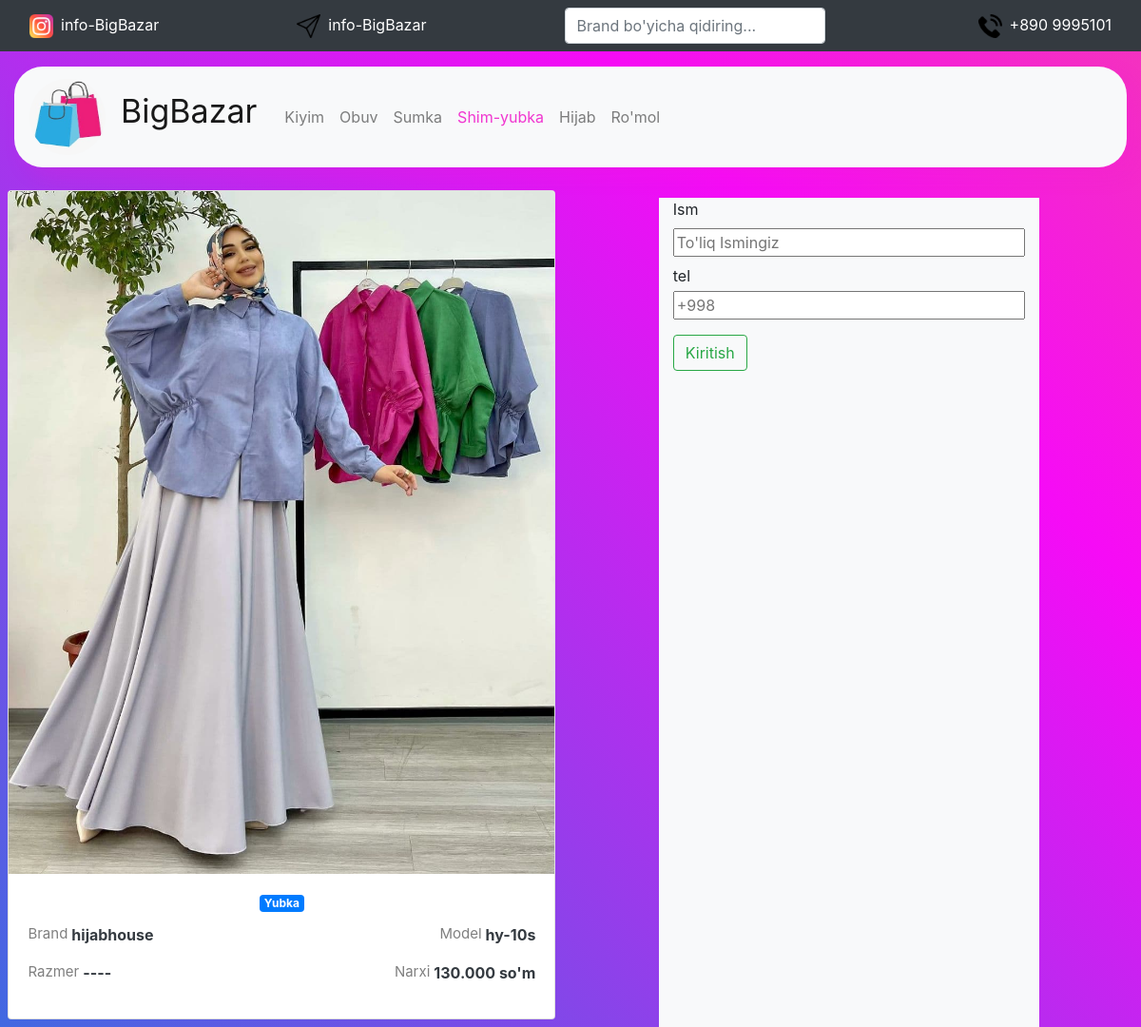
The app's page /treasure/9 with its own data.
### ecom/models.py (models this page shows)
class Treasure(models.Model):
    class Meta:
        db_table = "Treasure"
    category = models.CharField(max_length=45, default='Treasure')
    brand = models.CharField(max_length=15, null=False, blank=True)
    model = models.CharField(max_length=15, blank=True)
    razmer = models.CharField(max_length=10, blank=True)
    price = models.CharField(max_length=15, blank=True)
    image = models.ImageField(upload_to=getpath)

### ecom/views.py (the view)
# urls.py: path('treasure/<int:pk>', t_detail, name="t-detail"),
def t_detail(request, pk):
    treasure = Treasure.objects.get(pk=pk)
    content = {"treasure": treasure}
    if request.POST:
        order(request, product=treasure)
        return render(request, "t-detail.html", content)
    return render(request, "t-detail.html", content)

### ecom/templates/t-detail.html (shortened to what this page needs)
{% load static %}
<!DOCTYPE html>
<html lang="en">
<head>
    <link rel="stylesheet" href="{% static 'css/decs.css' %}">
    <link rel="stylesheet" href="{% static 'bootcss/bootstrap.css' %}">
</head>
<body id="body">
<nav class="navbar navbar-dark bg-dark">
  <div class="container-fluid">
      <a href="https://www.instagram.com/bigbazaar.uz/?hl=en" class="flex-parent text-dark ">
        <div class=""><img id="insta" class="" src="{% static 'images/instagram.png' %}" alt="image"></div>
        <div class="ml-2 text-white">info-BigBazar</div>
    </a>
    <a href="https://t.me/Mansuroffakhad" class="flex-parent text-dark">
        <div class=""><img id="insta" class="" src="{% static 'images/send.png' %}" alt="image"></div>
        <div class="ml-2 text-white">info-BigBazar</div>
      </a>
      <form class="d-flex input-group w-auto">
      <input
        type="search"
        class="form-control rounded"
        placeholder="Brand bo'yicha qidiring..."
        aria-label="Search"
        aria-describedby="search-addon"
      />
    </form>
      <div class="flex-parent ml-3">
        <div class=""><img id="insta" class="" src="{% static 'images/telephone-call.png' %}" alt="image"></div>
        <div class="ml-2 text-white">+890 9995101</div>
      </div>
  </div>
</nav>
<div class="container">
    <div id="navbar" style="border-radius: 30px" class="navbar navbar-expand-md navbar-light bg-light mt-3">
        <a href="{% url 'home' %}" id="logo" class="navbar-brand">
            <div><img class="logo" src="{% static 'images/mylogo.jpg' %}" alt=""></div>
            <div class="logo_name mt-2 ml-3">BigBazar</div>
        </a>
        <div class="collapse navbar-collapse ml-5" id="menu">
            <ul class="navbar-nav justify-content-end">
                <li class="nav-item"><a href="{% url 'dress' %}"  class="nav-link">Kiyim</a></li>
                <li class="nav-item"><a href="{% url 'shoe' %}" class="nav-link">Obuv</a></li>
                <li class="nav-item"><a href="{% url 'bag' %}" class="nav-link" >Sumka</a></li>
                <li class="nav-item"><a href="{% url 'treasure' %}" style="color: rgba(239, 32, 203, 0.9)" class="nav-link" >Shim-yubka</a></li>
                <li class="nav-item"><a href="{% url 'hijab' %}" class="nav-link" >Hijab</a></li>
                <li class="nav-item"><a href="{% url 'romol' %}" class="nav-link">Ro'mol</a></li>
            </ul>
        </div>
    </div>
    <div class="row   align-content-md-start mt-3">
            <div class="card mb-2 mt-2" >
                <img class="card-img-top" src="{{ treasure.image.url }}" alt="Card image cap">
                <div class="card-body">
                    <h6 class="text-center"><span class="badge badge-primary">{{ treasure.category }}</span></h6>
                    <div class="flex-parent justify-content-between">
                <p style="font-size: 15px" class="text-black-50 flex-parent mt-1">
                    Brand <strong style="font-size: 16px" class="text-dark ml-1">{{treasure.brand}}</strong>
                </p>
                <p style="font-size: 15px" class="text-black-50 flex-parent mt-1">
                    Model <b style="font-size: 16px" class="text-dark ml-1">{{treasure.model}}</b>
                </p>
                </div>
                <div class="flex-parent justify-content-between">
                <p style="font-size: 15px" class="text-black-50 flex-parent ">
                    Razmer <strong style="font-size: 16px" class="text-dark ml-1">{{treasure.razmer}}</strong>
                </p>
                <p style="font-size: 15px" class="text-black-50 flex-parent ">
                    Narxi <b style="font-size: 16px" class="text-dark ml-1">{{treasure.price}}</b>
                </p>
                </div>
                </div>
            </div>
        <div class="col-md-4 offset-1 mr-2 bg-light mt-3">
        <form  action="" method="post">
        <label  for="name">Ism</label>
        <input required class="input-group" id="name" name="ism" placeholder="To'liq Ismingiz" type="text">
        <label class="mb-1 mt-2"  for="tel">tel</label>
        <input  class="input-group" required  id="tel" name="telefon" type="text" placeholder="+998 ">
        <button class="btn btn-outline-success mt-3 mb-2"  type="submit">Kiritish</button>
    </form>
        </div>
    </div>
</div>
</body>
</html>

### static/css/decs.css (style rules this page uses)
#body { background-image: linear-gradient( 45deg, royalblue, #f60bf6, #f17c58, #27DBB1, #FFDC18, #FF3706); height: 100%; background-size: 600%, 100%; background-attachment: fixed; animation: gradient 16s linear infinite; animation-direction: alternate; margin: 0; }
.flex-parent { display: flex; color: white; }
#insta { width: 25px ; height: 25px; }
.container { width: 1600px; }
a { text-decoration: green; color: black; }
.d-flex { width: 40%; }
.logo { width: 80px; height: 80px; border-radius: 50%; }
.logo_name { font-size: 34px; }
#logo { display: flex; }
#navbar { box-shadow: 10px 10px 20px rgba(239, 32, 203, 0.2) }
.card { width: 23.5%; margin: 0 0.7%; }
@media (min-width: 776.1px) and (max-width: 1200px) { .card { width: 48%; } }
@media (min-width: 776.1px) and (max-width: 1200px) { #menu { margin-left: 5px !important; } }

### records on screen
Treasure: image (picture), category "Yubka", brand "hijabhouse", model "hy-10s", razmer "----", price "130.000 so'm"
